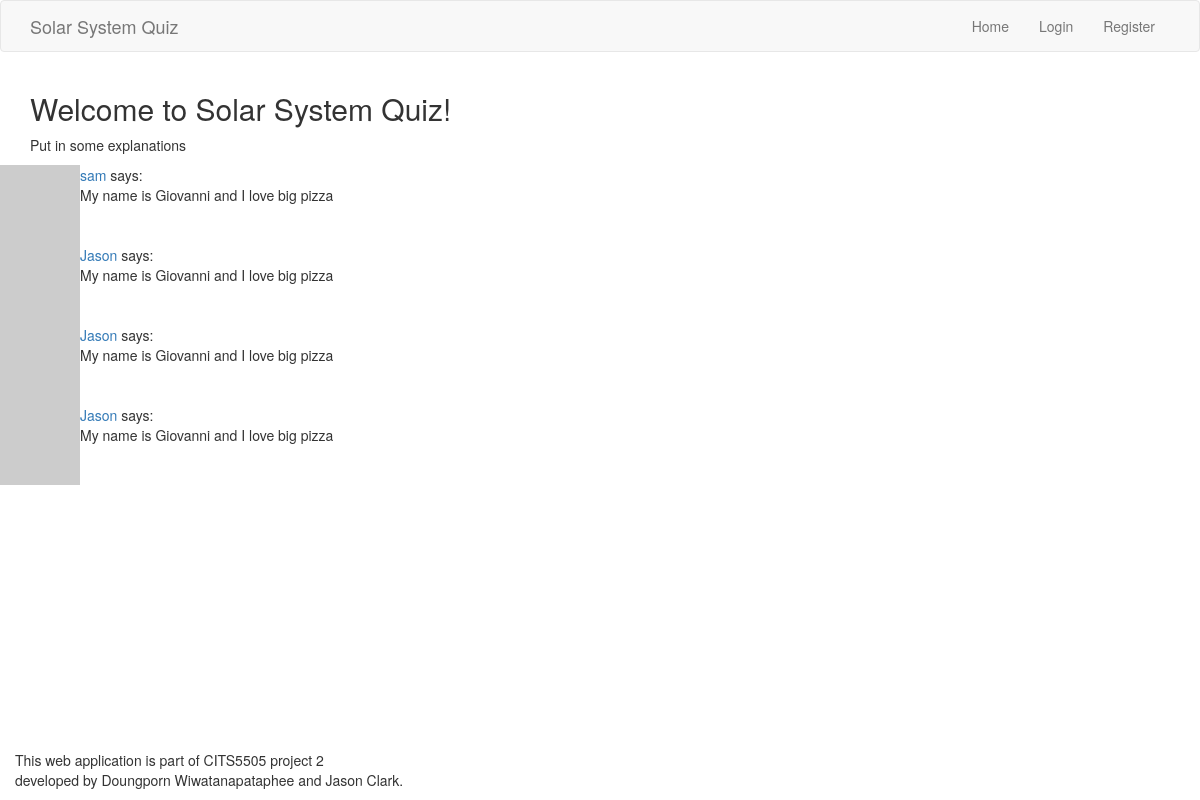
Before: / with the older database file.
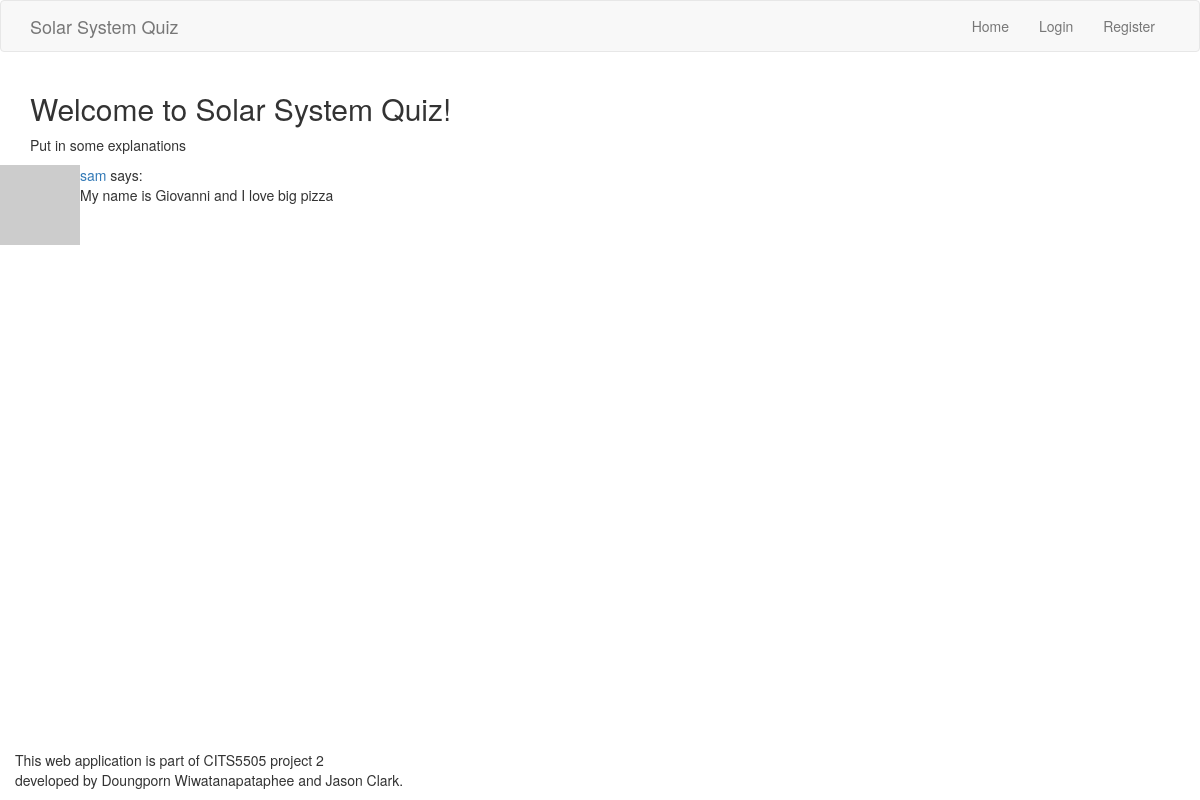
After: the same page with the newer database file.
### app/models.py (models this page shows, shortened)
class Post(db.Model):
    id = db.Column(db.Integer, primary_key=True)
    user_id = db.Column(db.Integer, db.ForeignKey('user_table.id')) #user.id
    body = db.Column(db.String(140))
    timestamp = db.Column(db.DateTime, index=True, default=datetime.utcnow)
    page = db.Column(db.String)
    upvotes = db.Column(db.Integer, default=0)
    downvotes = db.Column(db.Integer, default=0)

class User(UserMixin, db.Model):
    __tablename__ = 'user_table'
    id = db.Column(db.Integer, primary_key=True)
    username = db.Column(db.String(64), index=True, unique=True)
    user_type = db.Column(db.String(64))
    email = db.Column(db.String(120), index=True, unique=True)
    password_hash = db.Column(db.String(128))
    posts = db.relationship('Post', backref='author', lazy='dynamic')
    about_me = db.Column(db.String(140))
    last_seen = db.Column(db.DateTime, default=datetime.utcnow)
    score_child = db.relationship("Score", backref = 'user_parent')
    quiz_unlocked = db.Column(db.Integer, default=0)
    def avatar(self, size):
      digest = md5(self.email.lower().encode('utf-8')).hexdigest()
      return 'https://www.gravatar.com/avatar/{}?d=identicon&s={}'.format(digest, size)

### app/routes.py (the view)
@app.route('/', methods = ['GET','POST'])
def home():
    page = request.args.get('page', 1, type=int)
    posts = Post.query.filter_by(page="home").paginate(
      page, app.config['POSTS_PER_PAGE'], False)
    questionSet = QuestionSet.query.all()
    return render_template('home.html', questionSet = questionSet, posts=posts.items)

### app/routes.py (called while the page is built)
@app.before_request
def before_request():
    from_zone = tz.tzutc()
    to_zone = tz.tzlocal()
    utc = datetime.utcnow()
    utc = utc.replace(tzinfo=from_zone)
    central = utc.astimezone(to_zone)   # convert to local timezone
    if current_user.is_authenticated:
        current_user.last_seen = central
        db.session.commit()

### app/templates/home.html (shortened to what this page needs)
{% extends 'base.html' %}
{% block body %}
    <div class="container">
        {% if current_user.is_authenticated %}
            <h2>Welcome, {{ current_user.username }}!</h2>
        {% else %}
            <h2>Welcome to Solar System Quiz!</h2>
            <p>
                Put in some explanations
            </p>
        {% endif %}
    </div>
    {% set page='home' %}
    {% for post in posts %}
    {% include '_post.html' %}
    {% endfor %}
{% endblock %}

### app/templates/_post.html (shortened to what this page needs)
<table>
  <tr valign="top">
    <td><img src="{{ post.author.avatar(36) }}"></td>
    <td>
      <a href="{{ url_for('user_profile', username=post.author.username) }}">
        {{ post.author.username }}
      </a>
      says:<br>{{ post.body }}
    </td>
  </tr>
</table>

Changed rows visible on the page:
removed Post: author.username "Jason", body "My name is Giovanni and I love big pizza"
removed Post: author.username "Jason", body "My name is Giovanni and I love big pizza"
removed Post: author.username "Jason", body "My name is Giovanni and I love big pizza"
